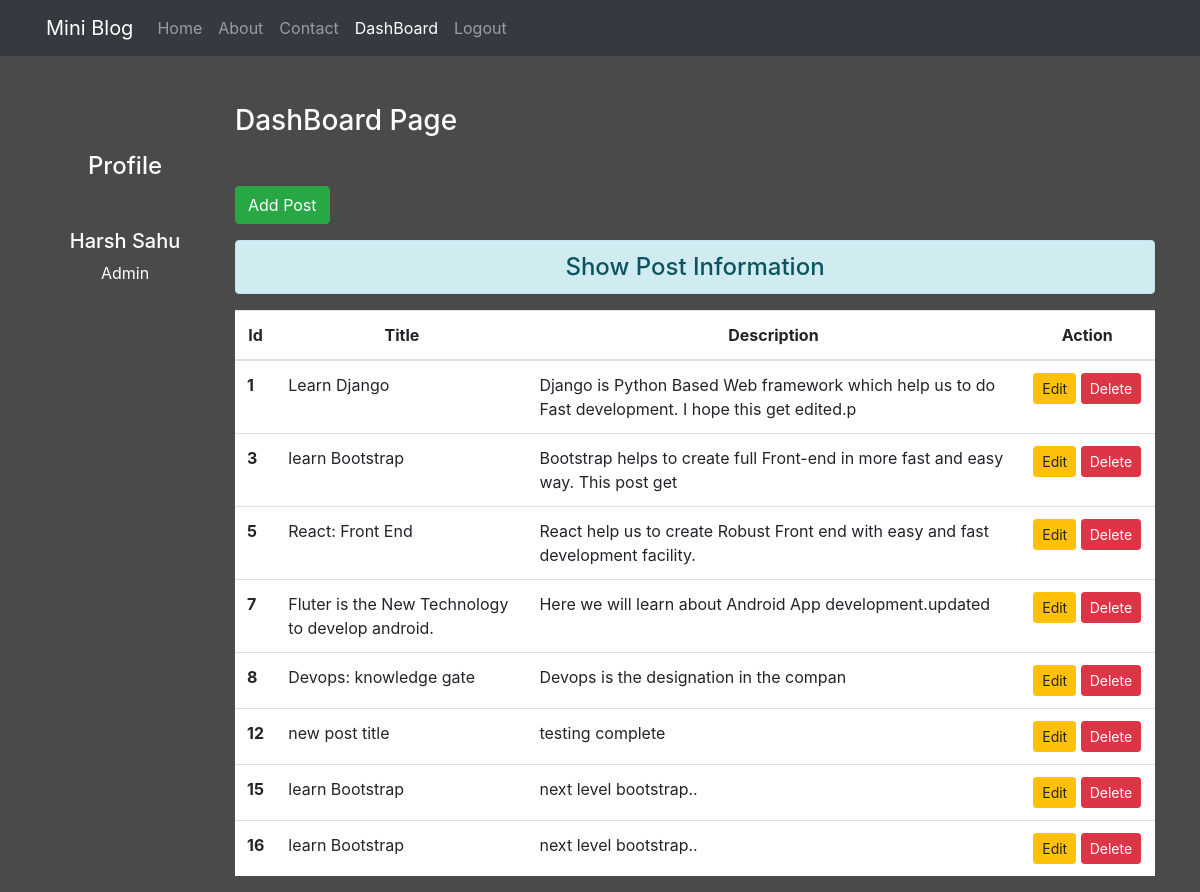
The app's page /Dashboard/ (signed in) with its own data.
### blog/models.py (models this page shows, shortened)
class Post(models.Model):
    Title = models.CharField(max_length=50)
    Description = models.TextField(max_length=100)    #esse TextArea ke jesa field ayega

### blog/views.py (the view)
# urls.py: path('Dashboard/',views.Dashboard,name='dashboard'),
def Dashboard(request):
    if request.user.is_authenticated:
        posts = Post.objects.all()
        user = request.user
        full_name = user.get_full_name()
        groups = user.groups.all()
        return render(request,'blog/dashboard.html',{'posts':posts,'full_name':full_name,'groups':groups,'dashboard':'active'})
    else:
        return redirect('login')

### blog/templates/blog/dashboard.html (shortened to what this page needs)
{% extends 'blog/base.html' %}
                {% block side %}
                    <div class="col-sm-2 text-white my-5 text-center">
                      <h4 class="my-5">Profile</h4>
                      <h5>{{full_name}}</h5>
                      {% for group in groups %}
                        <p>{{group.name}}</p>
                      {% endfor %}
                    </div>
                {% endblock side %}
        {% block content %}
        <div class="col-sm-10">
          <h3 class="text-white my-5">DashBoard Page</h3>
          <a href="{% url 'addpost' %}" class='btn btn-success'>Add Post</a>
          <h4 class="text-center alert alert-info mt-3">Show Post Information</h4>
        {% if posts %}
        <table class="table table-hover bg-white">
            <thead>
              <tr class ='text-center'>
                <th scope="col" style='width:2%'>Id</th>
                <th scope="col" style='width:28%'>Title</th>
                <th scope="col" style='width:55%'>Description</th>
                <th scope="col" style='width:15%'>Action</th>
              </tr>
            </thead>
            <tbody>
              {% for post in posts %}
                <tr>
                  <th scope="row">{{post.id}}</th>
                  <td>{{post.Title}}</td>
                  <td>{{post.Description}}</td>
                  <td class='text-center'>
                    <a href="{% url 'postedit' post.id %}" class='btn btn-warning btn-sm'>Edit</a>
                    {% if perms.blog.delete_Post %}
                      <form action="{% url 'delete' post.id %}" class='d-inline' method="post">
                          <input type="submit" class='btn btn-danger btn-sm' value="Delete">
                    {% endif %}
                    </form>
                  </td>
                </tr>
              {% endfor %}
            </tbody>
          </table>
          {% else %}
          <h4 class="text-center alert alert-warning">No Records Found</h4>
          {% endif %}
          </div>
        </div>
{% endblock content %}

### blog/static/blog/css/style.css (style rules this page uses)
body { background-color: rgb(75,74,74); color: antiquewhite; }

### records on screen
Post: id "1", Title "Learn Django", Description "Django is Python Based Web framework which help us to do Fast development. I hope this get edited.p"
Post: id "3", Title "learn Bootstrap", Description "Bootstrap helps to create full Front-end in more fast and easy way. This post get"
Post: id "5", Title "React: Front End", Description "React help us to create Robust Front end with easy and fast development facility."
Post: id "7", Title "Fluter is the New Technology to develop android.", Description "Here we will learn about Android App development.updated"
Post: id "8", Title "Devops: knowledge gate", Description "Devops is the designation in the compan"
Post: id "12", Title "new post title", Description "testing complete"
Post: id "15", Title "learn Bootstrap", Description "next level bootstrap.."
Post: id "16", Title "learn Bootstrap", Description "next level bootstrap.."

### other values on screen
{{ full_name }} "Harsh Sahu"
{{ group.name }} "Admin"
